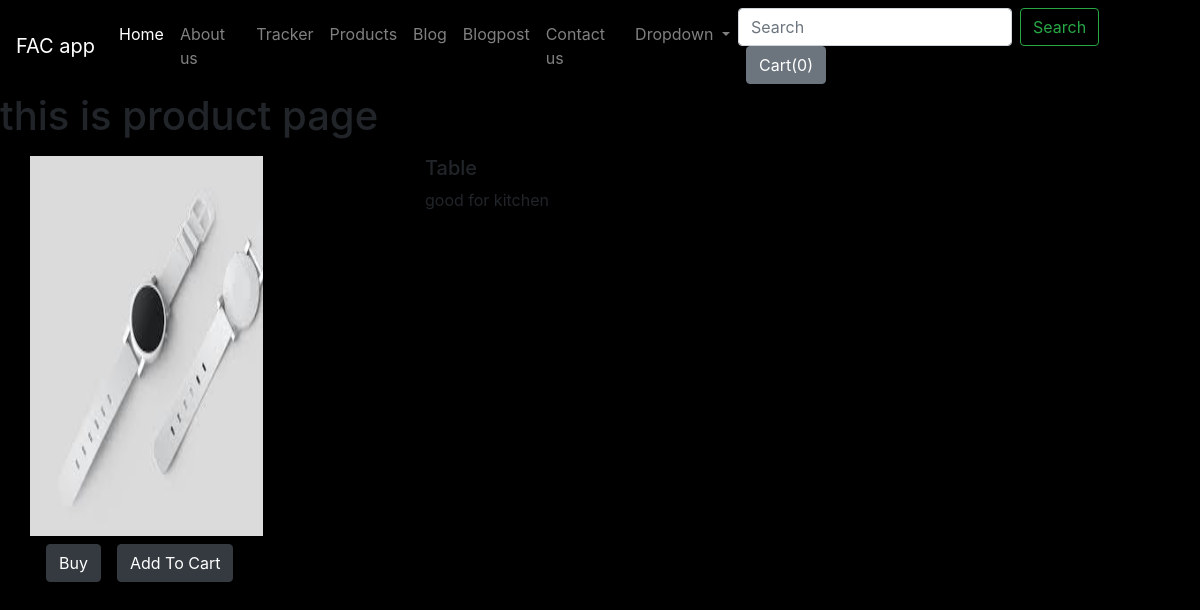
The app's page /shop/products/7 with its own data.
### shop/models.py (models this page shows)
class product(models.Model):
    product_id = models.AutoField
    product_name = models.CharField(max_length=50)
    category = models.CharField(max_length=50, default="")
    subcategory = models.CharField(max_length=50, default="")
    price = models.IntegerField(default=0)
    decs = models.CharField(max_length=300)
    image = models.ImageField(upload_to="shop/images", default="")
    publish_date = models.DateField()
    def __str__(self):
        return self.product_name

### shop/views.py (the view)
# urls.py: path("products/<int:myid>", views.products, name="products"),
def products(request, myid):
    Product = product.objects.filter(id=myid)
    print(Product)
    return render(request,"shop/products.html", {"Product":Product[0]})

### shop/templates/shop/products.html (shortened to what this page needs)
{% extends "shop/basic.html" %}
{% block body %}
<h1>this is product page</h1>
<div class="container my-3">
    <div class="row">
        <div class="col-md-4">
            <div class="row">
                <img src="/media/{{Product.image}}" width="233px" height="380px" alt="">
            </div>
            <div class="row my-2">
                <button class="btn btn-dark mx-3">Buy</button>
                <button class="btn btn-dark ">Add To Cart</button>
            </div>
        </div>
        <div class="col-md-8">
            <h5>{{Product.product_name}}</h5>
            <p>{{Product.decs}}</p>
        </div>
    </div>
</div>
{% endblock  %}

### records on screen
product: image (picture), product_name "Table", decs "good for kitchen"
